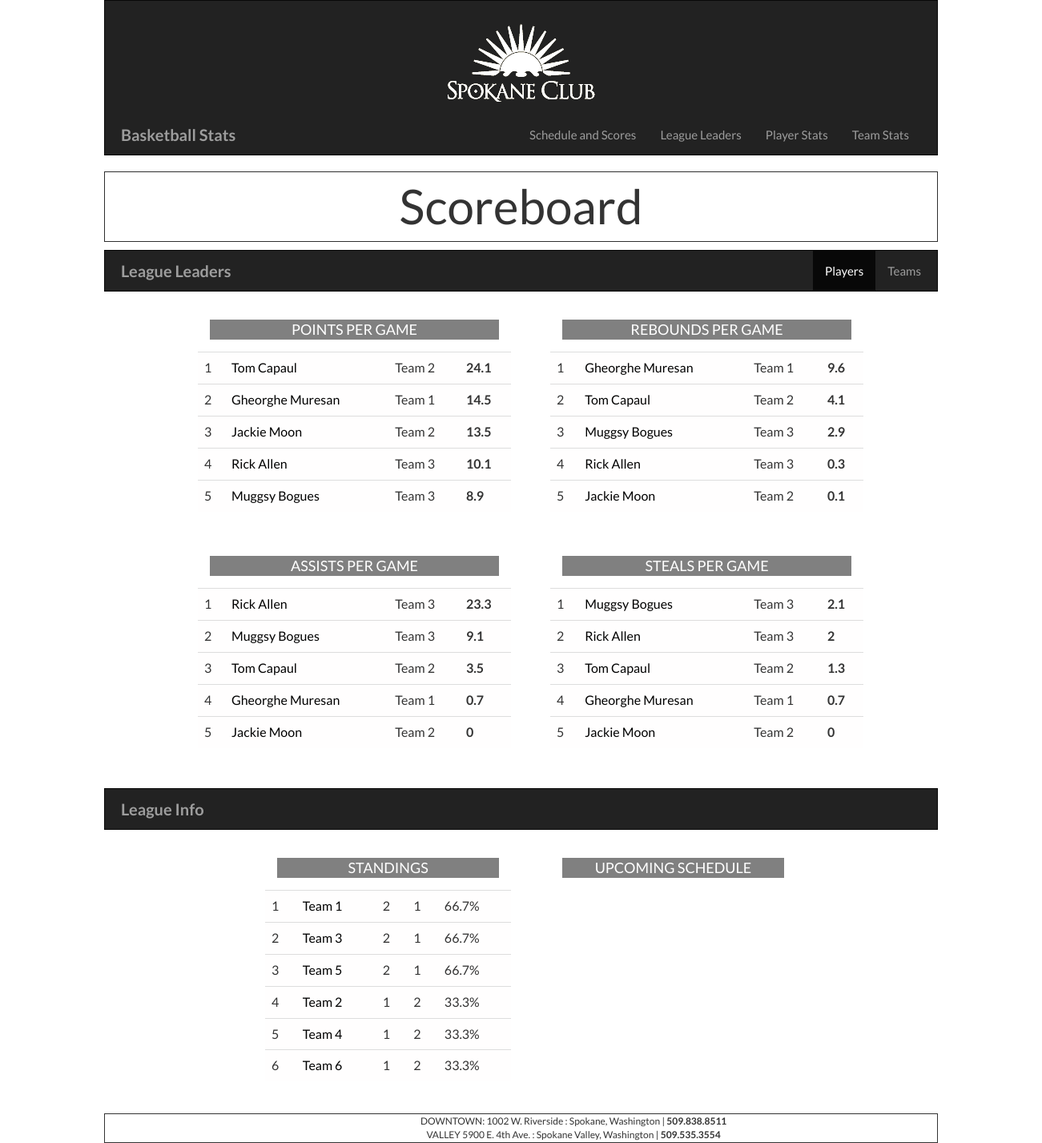
The page / on the database its author committed.
### tables this page shows
CREATE TABLE "Team_Stats" (
	`Team`	INTEGER,
	`Games_Played`	INTEGER,
	`Wins`	INTEGER,
	`Points`	REAL,
	`Losses`	INTEGER,
	`FGM`	REAL,
	`FGA`	REAL,
	`TPM`	REAL,
	`TPA`	REAL,
	`FTM`	REAL,
	`FTA`	REAL,
	`Assists`	REAL,
	`Steals`	REAL,
	`Rebounds`	REAL,
	`Blocks`	REAL,
	PRIMARY KEY(Team)
);

### assets/php/main_leader_queries.php (the view, shortened to what this page needs)
<?php
	$db = new PDO('sqlite:assets/db/ewuscbb.db');
	$ppg = $db->query('select pi.Player_ID, ps.First_Name, ps.Last_Name, Team, round(Points/Games_Played, 1) as PPG
			from Player_Stats as ps left outer join Player_Info as pi on ps.First_Name = 	pi.First_Name and ps.Last_Name = pi.Last_Name
			order by PPG desc
			limit 5');
	$apg = $db->query('select pi.Player_ID, ps.First_Name, ps.Last_Name, Team, round(Assists/Games_Played, 1) as APG
			from Player_Stats as ps left outer join Player_Info as pi on ps.First_Name = 	pi.First_Name and ps.Last_Name = pi.Last_Name
			order by APG desc
			limit 5');
	$rpg = $db->query('select pi.Player_ID, ps.First_Name, ps.Last_Name, Team, round(Rebounds/Games_Played, 1) as RPG
			from Player_Stats as ps left outer join Player_Info as pi on ps.First_Name = 	pi.First_Name and ps.Last_Name = pi.Last_Name
			order by RPG desc
			limit 5');
	$spg = $db->query('select pi.Player_ID, ps.First_Name, ps.Last_Name, Team, round(Steals/Games_Played, 1) as SPG
			from Player_Stats as ps left outer join Player_Info as pi on ps.First_Name = 	pi.First_Name and ps.Last_Name = pi.Last_Name
			order by SPG desc
			limit 5');
	$standings = $db->query('select Team, Games_Played, Wins, Losses, round(Wins*1.0/Games_Played,3) as pw from Team_Stats order by pw desc');
	function getPPG(){
		  try
		  {
		    global $ppg;
			$i = 1;
		    foreach($ppg as $row)
		    {
		      print "<tr><td>".$i."</td>";
		      print "<td><a href = player_indi_stats.php?id=".$row['Player_ID'].">".$row['First_Name']." ".$row['Last_Name']."</a></td>";
		      print "<td>Team ".$row['Team']."</td>";
		      print "<td><b>".$row['PPG']."</b></td></tr>";
		      $i++;
		    }
		  }
		  catch(PDOException $e)
		  {
		    print 'Exception : '.$e->getMessage();
		  }
	}
	function getAPG(){
		try
		  {
		  	global $apg;
			$i = 1;
		    foreach($apg as $row)
		    {
		      print "<tr><td>".$i."</td>";
		      print "<td><a href = player_indi_stats.php?id=".$row['Player_ID'].">".$row['First_Name']." ".$row['Last_Name']."</a></td>";
		      print "<td>Team ".$row['Team']."</td>";
		      print "<td><b>".$row['APG']."</b></td>";
		      $i++;
		    }
		  }
		  catch(PDOException $e)
		  {
		    print 'Exception : '.$e->getMessage();
		  }
	}
	function getRPG(){
		try
		  {
		  	global $rpg;
			$i = 1;
		    foreach($rpg as $row)
		    {
		      print "<tr><td>".$i."</td>";
		      print "<td><a href = player_indi_stats.php?id=".$row['Player_ID'].">".$row['First_Name']." ".$row['Last_Name']."</a></td>";
		      print "<td>Team ".$row['Team']."</td>";
		      print "<td><b>".$row['RPG']."</b></td></tr>";
		      $i++;
		    }
		  }
		  catch(PDOException $e)
		  {
		    print 'Exception : '.$e->getMessage();
		  }
	}
	function getSPG(){
		try
		  {
		  	global $spg;
			$i = 1;
		    foreach($spg as $row)
		    {
		      print "<tr><td>".$i."</td>";
		      print "<td><a href = player_indi_stats.php?id=".$row['Player_ID'].">".$row['First_Name']." ".$row['Last_Name']."</a></td>";
		      print "<td>Team ".$row['Team']."</td>";
		      print "<td><b>".$row['SPG']."</b></td>";
		      $i++;
		    }
		  }
		  catch(PDOException $e)
		  {
		    print 'Exception : '.$e->getMessage();
		  }
	}
	function getStandings(){
		try
		  {
		  	global $standings;
			$i = 1;
		    foreach($standings as $row)
		    {
		      $pw = $row['pw']*100;
		      print "<tr><td>".$i."</td>";
		      print "<td><a href = '#'>Team ".$row['Team']."</a></td>";
		      print "<td>".$row['Wins']."</td>";
		      print "<td>".$row['Losses']."</td>";
		      print "<td>".$pw."%</td>";
		      $i++;
		    }
		  }
		  catch(PDOException $e)
		  {
		    print 'Exception : '.$e->getMessage();
		  }
	}
?>

### header.php (shortened to what this page needs)
<html lang="en">
	<head>
		<link href="assets/css/bootstrap.css" rel="stylesheet">
		<link href="assets/css/main.css" rel="stylesheet">
	</head>
	<body id="page-top">
		<nav class="navbar navbar-inverse">
			<div class="container-fluid">
				<div class="row logo">
					<a class="" href="http://www.spokaneclub.org"><img class="image-responsive" style="margin-top:-7px" src="assets/img/scsmall.png"></img></a>
				</div>
				<div class="row">
					<div class="navbar-header">
						<a class="navbar-brand" href="index.php">Basketball Stats</a>
					</div>
					<div class="navbar-collapse collapse">
						<ul class="nav navbar-nav navbar-right" id="main_nav">
						</ul>
					</div>
				</div>
			</div>
		</nav>
		<div class="scoreboard">
			<div class="container-fluid">
				<div class="row" style="border:1px solid;border-color:#2f2f2f">
					<div class="" style="text-align:center;font-size:60px">Scoreboard</div>
				</div>
			</div>
		</div>
	</body>
</html>

### index.php (shortened to what this page needs)
<?php
		require_once 'header.php';
		require_once 'assets/php/main_leader_queries.php';
?>
<html lang="en">
	<head>
		<link href="assets/css/individualstats.css" rel="stylesheet">
	</head>
	<body>
		<nav class="navbar navbar-inverse bodynav">
			<div class="container-fluid">
				<div class="row">
					<div class="navbar-header">
						<a class="navbar-brand brandtitle" href="#">League Leaders</a>
					</div>
					<ul class="nav navbar-nav navbar-right">
						<li class="space active" id="player_"><a onClick="leaderUpdate('player_')">Players</a></li>
						<li class="space" id="team_"><a onClick="leaderUpdate('team_')">Teams</a></li>
					</ul>
				</div>
			</div>
		</nav>
		<div class="container-fluid" id ="player_leaders" style="display:show">
			<div class = "text-center">
				<div class="col-lg-5 col-md-5 leadcol">
					<div class="col_header">
						<a href="#">POINTS PER GAME</a>
					</div>
					<table class="table table-hover" id="points_leaders">
						<tbody id="points_leaders_body">
							<?php getPPG() ?>
					  	</tbody>
		  			</table>
		  		</div>
		  		<div class="col-lg-5 col-md-5 leadcol">
					<table class="table table-hover" id="rebounds_leaders">
						<div class="col_header">
							<a href="#">REBOUNDS PER GAME</a>
						</div>
						<tbody id="rebounds_leaders_body">
							<?php getRPG()?>
					  	</tbody>
		  			</table>
		  		</div>
		  		<div class="col-lg-5 col-md-5 leadcol">
					<table class="table table-hover" id="assists_leaders">
						<div class="col_header">
							<a href="#">ASSISTS PER GAME</a>
						</div>
						<tbody id="assists_leaders_body">
							<?php getAPG() ?>
					  	</tbody>
		  			</table>
		  		</div>
		  		<div class="col-lg-5 col-md-5 leadcol">
					<table class="table table-hover" id="steals_leaders">
						<div class="col_header">
							<a href="#">STEALS PER GAME</a>
						</div>
						<tbody id="steals_leaders_body">
							<?php getSPG() ?>
					  	</tbody>
		  			</table>
		  		</div>
	  		</div>
		</div>
		<nav class="navbar navbar-inverse bodynav">
			<div class="container-fluid">
				<div class="row">
					<div class="navbar-header">
						<a class="navbar-brand brandtitle" href="schedule_scores.php">League Info</a>
					</div>
				</div>
			</div>
		</nav>
		<div class="container-fluid" id ="league_info_main">
			<div class = "text-center">
				<div class="col-lg-4 col-md-4 leadcol">
					<div class="col_header">
						<a href="#">STANDINGS</a>
					</div>
					<table class="table table-hover" id="standings">
						<tbody id="standings_body">
							<?php getStandings() ?>
					  	</tbody>
		  			</table>
		  		</div>
		  		<div class="col-lg-4 col-md-4 leadcol">
					<table class="table table-hover" id="upcoming_schedule">
						<div class="col_header">
							<a href="#">UPCOMING SCHEDULE</a>
						</div>
		  			</table>
		  		</div>
	  		</div>
		</div>
	</body>
</html>
<?php require_once 'footer.php';

### footer.php
<html>
	<footer>
		<div class="container">
			<div class="row">
				DOWNTOWN: 1002 W. Riverside : Spokane, Washington | <strong>509.838.8511</strong>
			</div>
			<div class="row">
				VALLEY 5900 E. 4th Ave. : Spokane Valley, Washington | <strong>509.535.3554</strong>
			</div>
		</div>
	</footer>
</html>

### assets/css/main.css (style rules this page uses)
body { font-family:'Lato',sans-serif; font-weight:400; font-size:15; -webkit-font-smoothing: antialiased; -webkit-overflow-scrolling: touch; }
footer { font-family:'Lato',sans-serif; font-size:12px; text-align:center; border:1px solid; }
.logo { margin-top:15px; margin-bottom:15px; text-align:center; }
.navbar { padding:20px; padding-bottom:0px; border-radius:0px; }
.navbar .navbar-brand { font-weight:bold; font-size:20px; }
@media (min-width:840px) { body { padding-left: 6%; padding-right:6%; } }
@media (min-width:992px) { body { padding-left: 8%; padding-right:8%; } }
@media (min-width:1200px) { body { padding-left: 10%; padding-right:10%; } }

### assets/css/individualstats.css (style rules this page uses)
.bodynav { margin-top:10px; padding-top:0px; padding-bottom:0px; }
.bodynav .brandtitle { font-size:20px; }
.leadcol { text-align: center; margin-left:20px; margin-bottom:20px; display:inline-block; float:none; margin-right:-4px; }
.table { background-color: #fffefe; }
.col_header { background-color: #808080; margin:15px; font-size: 18px; }
#player_leaders a { color:black; }
#player_leaders .col_header a { color:white; }
#league_info_main a { color:black; }
#league_info_main .col_header a { color:white; }
#standings a { color:black; }

### rows shown on the page
team_stats: Team "1", Wins "2", Losses "1", pw "66.7"
team_stats: Team "3", Wins "2", Losses "1", pw "66.7"
team_stats: Team "5", Wins "2", Losses "1", pw "66.7"
team_stats: Team "2", Wins "1", Losses "2", pw "33.3"
team_stats: Team "4", Wins "1", Losses "2", pw "33.3"
team_stats: Team "6", Wins "1", Losses "2", pw "33.3"

### other values the page prints
$row['First_Name'] "Tom"
$row['Last_Name'] "Capaul"
$row['Team'] "2"
$row['PPG'] "24.1"
$row['First_Name'] "Gheorghe"
$row['Last_Name'] "Muresan"
$row['Team'] "1"
$row['PPG'] "14.5"
$row['First_Name'] "Jackie"
$row['Last_Name'] "Moon"
$row['PPG'] "13.5"
$row['First_Name'] "Rick"
$row['Last_Name'] "Allen"
$row['Team'] "3"
$row['PPG'] "10.1"
